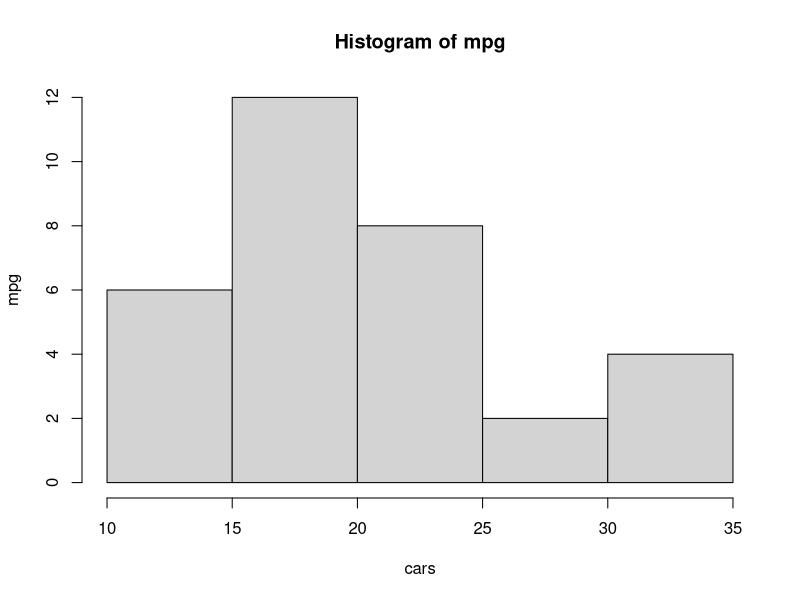
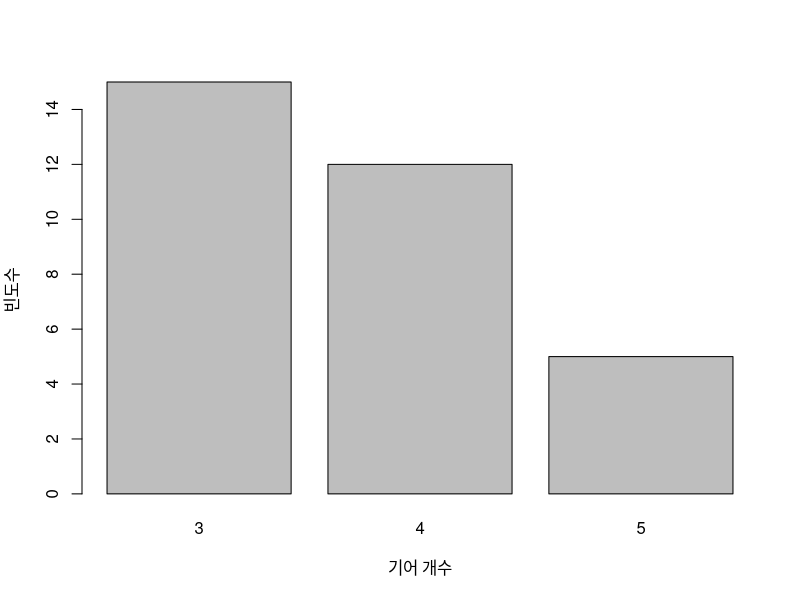
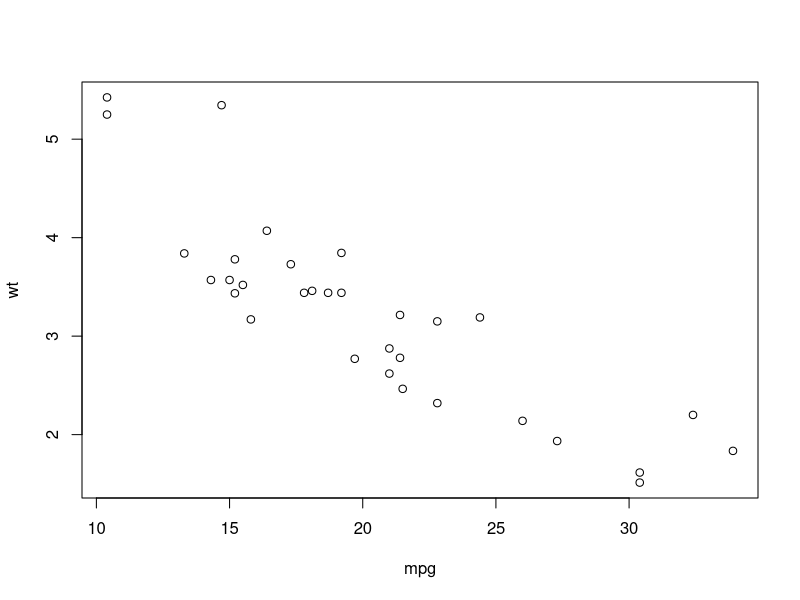
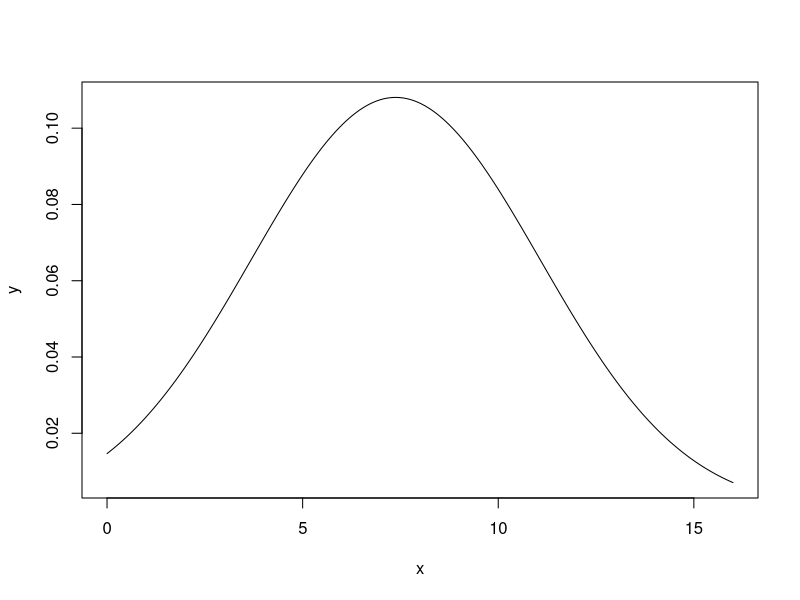
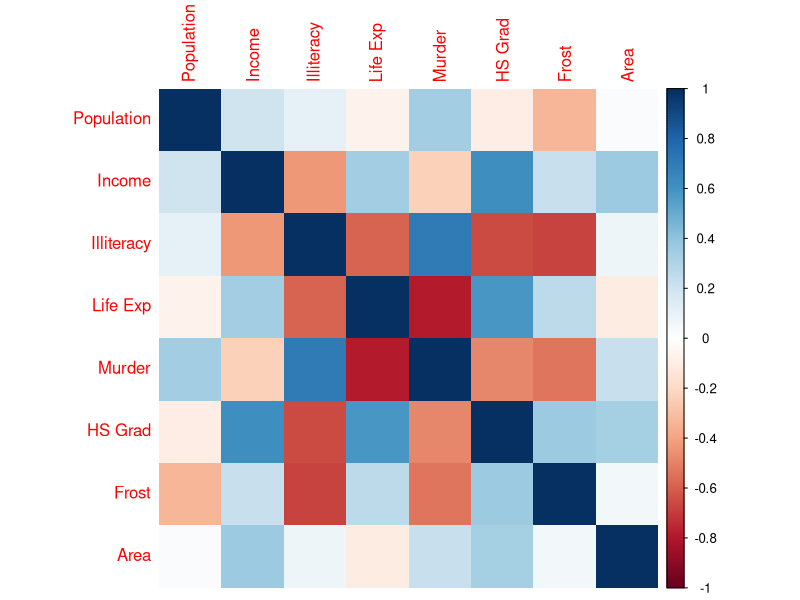

These charts were generated, in order, by the following R code:
## ---- chunk 1
div_cnt <- function (x) {
  return(sum(x %% 1:x == 0))
}

div_cnt(6)
## ---- chunk 2
prime_count <- function(x) {
  return(sum(sapply(1:x, function(x) {div_cnt(x) == 2})))
}

prime_count(4)
## ---- chunk 3
str(mtcars)
## ---- chunk 4
summary(mtcars)
## ---- chunk 5
mtcars[mtcars$gear==4,]
## ---- chunk 6
#방법1
mtcars[mtcars$gear == 4, c('mpg', 'cyl', 'hp', 'wt')]
#방법2
mtcars[mtcars$gear==4, c(1,2,4,6)]
## ---- chunk 7
mtcars[mtcars$mpg == min(mtcars$mpg),]
## ---- chunk 8
mtcars[mtcars$mpg == min(mtcars$mpg), c('mpg', 'cyl', 'hp', 'wt')]
## ---- chunk 9
mean(mtcars$mpg)
var(mtcars$mpg)
sd(mtcars$mpg) 
## ---- chunk 10
mean(mtcars$mpg > median(mtcars$mpg), na.rm = TRUE)
sd(mtcars$mpg > median(mtcars$mpg), na.rm = TRUE)
## ---- chunk 11
hist(mtcars$mpg, main = 'Histogram of mpg', xlab = 'cars', ylab = 'mpg')
## ---- chunk 12
barplot(table(mtcars$gear), 
        xlab = '기어 개수', ylab = '빈도수')
## ---- chunk 13
plot(x = mtcars$mpg, y=mtcars$wt, xlab = "mpg", ylab="wt")
## ---- chunk 14
?state.x77
## ---- chunk 15
st <- as.data.frame(state.x77)
st
## ---- chunk 16
summary(st)
## ---- chunk 17
x <- seq(0, 16, length=200)
y <- dnorm(x, mean(st$Murder), sd(st$Murder))
plot(x,y, type = 'l')
## ---- chunk 18
# 시각화 : 파랄수록 높은 상관관계, 빨갈수록 낮은 상관관계
install.packages('corrplot',
                 repos = "http://cran.us.r-project.org")
library(corrplot)

mcor <- cor(st, method="pearson")
corrplot(mcor, method = 'shade', shade.col = NA, t1.col='black', t1.srt=45)
## ---- chunk 19
#Murder와 Life Exp는 반비례 관계(-0.78)
#Murder와 Illiteracy는 정비례 관계(0.70)
## ---- chunk 20
## (2)
mean <- function(x) {
  return((x + 1)/2) }
var <- function(x) {
  return((x^2 - 1)/12)
}

mean(45)
var(45)

## (3)
onedigit_p <- function(x) {
  return(9/x)
}

onedigit_p(45)
## ---- chunk 21
#1. 5번 모두 사고 날 확률
dbinom(5, size=5, prob=0.55)

#2. 꼭 3번 사고 날 확률
dbinom(3, size=5, prob=0.55)

#3. 적어도 1번 이상 사고 날 확률
1-pbinom(0, size=5, prob=0.55)
## ---- chunk 22
x <- 2 / 3
dgeom(4, x)
## ---- chunk 23
f_mean <- function(m,n) {
    if (n >= 3) {
        print(n/(n-2)) }
    else {print('n이 3 미만입니다.')
    }
}

f_var <- function(m,n) {
    if (n >= 5) {
        print((2*(n^2)*(m+n-2))/(m*((n-2)^2)*(n-4)))}
    else {
        print('n이 5 미만입니다.')
    }
}
f_mean(8,6)
f_var(8,6)

## ---- chunk 24
## 1. 근로자의 혈압 평균 124mmHg, 표준편차 8mmHg일 때,
 # 혈압이 120 이하일 확률은 누적분포함수(pnorm) 이용
ex1 <- pnorm(120, mean = 124, sd = 8)
ex1

 # 혈압이 142 이상일 확률은 1 - 누적분포함수 (pnorm)을 
ex2 <- pnorm(142, mean = 124, sd = 8)
1 - ex2

# n <= mean <= m 사이의 값은 m - n
ex3_1 <- pnorm(115, mean= 124, sd = 8)
ex3_2 <- pnorm(136, mean= 124, sd = 8)

ex3_2 - ex3_1
## ---- chunk 25
##1. 보험료로 지출의 평균, 표준편차 
m <- (300+25)/2
s <- sqrt((300-25)^2/12)


##2. 150이상 지출할 확률
punif(150, min = 25, max = 300, lower.tail = F)


##3. 50이상 150이하 (= 150이하 - 50미만)

#150이하
b <- punif(150,min = 25, max = 300, lower.tail = T)

#50미만(1-50이상)
a <- 1-punif(50, min = 25, max = 300, lower.tail = F)
b-a
## ---- chunk 26
cold <- c(4.23,4.26,4.26,4.24,4.27,4.23,4.19,4.27,4.21,4.25,4.23,4.29,4.30,4.24,4.20,4.24)
var <- 0.000756
n <- 16

## (2)
x_bar <- sum(cold)/n
sigma <- 0

for (x in cold) {
  sigma <- sigma + ((x-x_bar)^2)
  return(sigma)
}

bar_var <- sigma/15
print(x_bar)
print(bar_var)
## ---- chunk 27
# 1) 36명을 임의로 선정했을 때, 선수들의 평균 악력이 87~93 사이일 근사 확률
# 정규 모집단으로부터의 표본평균에 대한 확률분포 문제다. 
# 최대치와 최소치의 누적분포함수를 구한 뒤 빼주면 된다.
u <- 90
s <- 9
x1 <- 87
x2 <- 93
n <- 36

pnorm(x2, u, s / sqrt(n)) - pnorm(x1, u, s / sqrt(n))

# 2) 64명의 선수를 임의로 선정했을 때, 1)의 확률
# n만 수정하여 그대로 계산
n <- 64

pnorm(x2, u, s / sqrt(n)) - pnorm(x1, u, s / sqrt(n))

## ---- chunk 28
n <- 50
u <- 95.1
s <- sqrt(5.4)
error <- qnorm(0.975, 0, 1)*s / sqrt(n)

upper <- u+error;round(upper, s)
lower <- u-error;round(lower, s)

upper
lower
## ---- chunk 29
l <- c(95,21,54,127,109,51,65,30,98,107,
       68,99,69,101,73,82,100,63,45,76,
       72,85,121,76,117,67,126,112,83,95)
avg <- mean(l)
avg
s <- 25
n <- length(l)

low <- avg - 1.96 * s / sqrt(n)
high <- avg + 1.96 * s / sqrt(n)

low
high

#답이 잘 나왔는데 마크다운에서만 이상하게 나옵니다,, 양해 부탁드립니다
